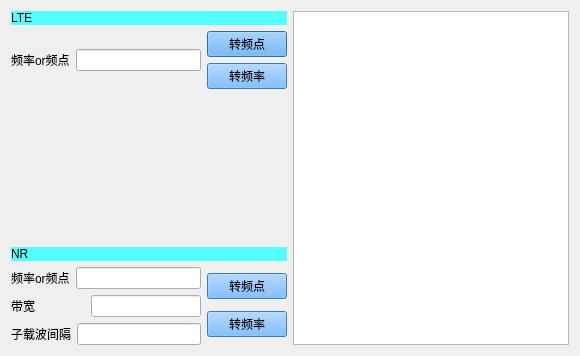
<?xml version="1.0" encoding="UTF-8"?>
<ui version="4.0">
 <class>Dialog_F2N</class>
 <widget class="QDialog" name="Dialog_F2N">
  <property name="geometry">
   <rect>
    <x>0</x>
    <y>0</y>
    <width>580</width>
    <height>356</height>
   </rect>
  </property>
  <property name="windowTitle">
   <string>频率频点转换</string>
  </property>
  <layout class="QGridLayout" name="gridLayout">
   <item row="0" column="0">
    <layout class="QVBoxLayout" name="verticalLayout_4" stretch="0,1,0,0,1">
     <item>
      <widget class="QLabel" name="label_5">
       <property name="styleSheet">
        <string notr="true">background-color: rgb(85, 255, 255);</string>
       </property>
       <property name="text">
        <string>LTE</string>
       </property>
      </widget>
     </item>
     <item>
      <layout class="QHBoxLayout" name="horizontalLayout_5" stretch="10,0">
       <property name="sizeConstraint">
        <enum>QLayout::SetDefaultConstraint</enum>
       </property>
       <item>
        <layout class="QHBoxLayout" name="horizontalLayout">
         <item>
          <widget class="QLabel" name="label">
           <property name="text">
            <string>频率or频点</string>
           </property>
          </widget>
         </item>
         <item>
          <widget class="QLineEdit" name="lineEdit_pd_lte"/>
         </item>
        </layout>
       </item>
       <item>
        <layout class="QVBoxLayout" name="verticalLayout">
         <item>
          <widget class="QPushButton" name="pushButton_f2n_lte">
           <property name="styleSheet">
            <string notr="true">background-color: rgb(85, 170, 255);</string>
           </property>
           <property name="text">
            <string>转频点</string>
           </property>
          </widget>
         </item>
         <item>
          <widget class="QPushButton" name="pushButton_n2f_lte">
           <property name="styleSheet">
            <string notr="true">background-color: rgb(85, 170, 255);</string>
           </property>
           <property name="text">
            <string>转频率</string>
           </property>
          </widget>
         </item>
        </layout>
       </item>
      </layout>
     </item>
     <item>
      <spacer name="verticalSpacer">
       <property name="orientation">
        <enum>Qt::Vertical</enum>
       </property>
       <property name="sizeHint" stdset="0">
        <size>
         <width>20</width>
         <height>40</height>
        </size>
       </property>
      </spacer>
     </item>
     <item>
      <widget class="QLabel" name="label_6">
       <property name="styleSheet">
        <string notr="true">background-color: rgb(85, 255, 255);</string>
       </property>
       <property name="text">
        <string>NR</string>
       </property>
      </widget>
     </item>
     <item>
      <layout class="QHBoxLayout" name="horizontalLayout_6" stretch="10,0">
       <item>
        <layout class="QVBoxLayout" name="verticalLayout_3">
         <item>
          <layout class="QHBoxLayout" name="horizontalLayout_3">
           <item>
            <widget class="QLabel" name="label_3">
             <property name="text">
              <string>频率or频点</string>
             </property>
            </widget>
           </item>
           <item>
            <widget class="QLineEdit" name="lineEdit_pd_nr"/>
           </item>
          </layout>
         </item>
         <item>
          <layout class="QHBoxLayout" name="horizontalLayout_4" stretch="4,6">
           <item>
            <widget class="QLabel" name="label_4">
             <property name="text">
              <string>带宽</string>
             </property>
            </widget>
           </item>
           <item>
            <widget class="QLineEdit" name="lineEdit_bandwidth"/>
           </item>
          </layout>
         </item>
         <item>
          <layout class="QHBoxLayout" name="horizontalLayout_2">
           <item>
            <widget class="QLabel" name="label_2">
             <property name="text">
              <string>子载波间隔</string>
             </property>
            </widget>
           </item>
           <item>
            <widget class="QLineEdit" name="lineEdit_scs"/>
           </item>
          </layout>
         </item>
        </layout>
       </item>
       <item>
        <layout class="QVBoxLayout" name="verticalLayout_2">
         <item>
          <widget class="QPushButton" name="pushButton_f2n_nr">
           <property name="styleSheet">
            <string notr="true">background-color: rgb(85, 170, 255);</string>
           </property>
           <property name="text">
            <string>转频点</string>
           </property>
          </widget>
         </item>
         <item>
          <widget class="QPushButton" name="pushButton_n2f_nr">
           <property name="styleSheet">
            <string notr="true">background-color: rgb(85, 170, 255);</string>
           </property>
           <property name="text">
            <string>转频率</string>
           </property>
          </widget>
         </item>
        </layout>
       </item>
      </layout>
     </item>
    </layout>
   </item>
   <item row="0" column="1">
    <widget class="QTableWidget" name="tableWidget"/>
   </item>
  </layout>
 </widget>
 <resources/>
 <connections/>
</ui>
